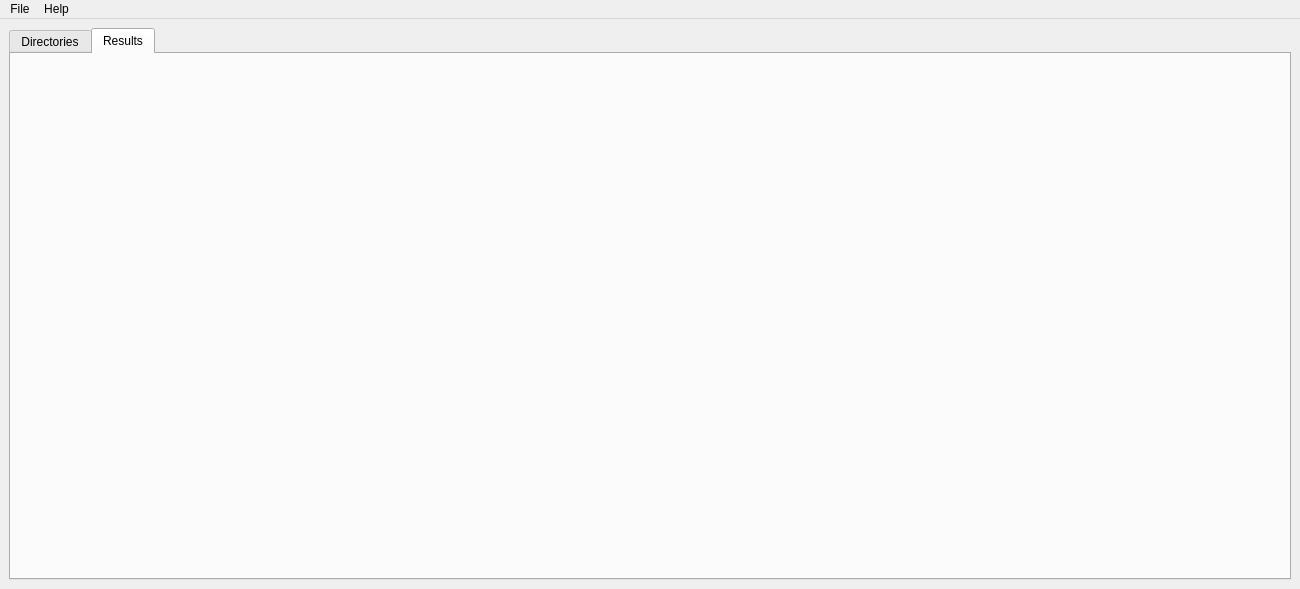
<?xml version="1.0" encoding="UTF-8"?>
<ui version="4.0">
 <class>MainWindow</class>
 <widget class="QMainWindow" name="MainWindow">
  <property name="geometry">
   <rect>
    <x>0</x>
    <y>0</y>
    <width>1300</width>
    <height>589</height>
   </rect>
  </property>
  <property name="minimumSize">
   <size>
    <width>1300</width>
    <height>300</height>
   </size>
  </property>
  <property name="windowTitle">
   <string>MainWindow</string>
  </property>
  <widget class="QWidget" name="centralwidget">
   <layout class="QVBoxLayout" name="verticalLayout_2">
    <item>
     <widget class="QTabWidget" name="main_TabWidget">
      <property name="currentIndex">
       <number>1</number>
      </property>
      <widget class="QWidget" name="directoriesTab">
       <attribute name="title">
        <string>Directories</string>
       </attribute>
       <layout class="QVBoxLayout" name="verticalLayout_3">
        <item>
         <layout class="QVBoxLayout" name="verticalLayout">
          <item>
           <layout class="QHBoxLayout" name="scanType_HorizontalLayout">
            <item>
             <widget class="QLabel" name="scanType_Label">
              <property name="sizePolicy">
               <sizepolicy hsizetype="Preferred" vsizetype="Preferred">
                <horstretch>0</horstretch>
                <verstretch>0</verstretch>
               </sizepolicy>
              </property>
              <property name="font">
               <font>
                <pointsize>15</pointsize>
                <bold>true</bold>
               </font>
              </property>
              <property name="text">
               <string>Scan type:</string>
              </property>
              <property name="alignment">
               <set>Qt::AlignmentFlag::AlignCenter</set>
              </property>
             </widget>
            </item>
            <item>
             <widget class="QComboBox" name="scanType_ComboBox">
              <property name="sizePolicy">
               <sizepolicy hsizetype="Preferred" vsizetype="Fixed">
                <horstretch>0</horstretch>
                <verstretch>0</verstretch>
               </sizepolicy>
              </property>
              <property name="font">
               <font>
                <pointsize>18</pointsize>
                <bold>true</bold>
               </font>
              </property>
              <property name="sizeAdjustPolicy">
               <enum>QComboBox::SizeAdjustPolicy::AdjustToContents</enum>
              </property>
              <property name="frame">
               <bool>true</bool>
              </property>
              <item>
               <property name="text">
                <string>NULL1</string>
               </property>
              </item>
              <item>
               <property name="text">
                <string>NULL2</string>
               </property>
              </item>
             </widget>
            </item>
            <item>
             <spacer name="horizontalSpacer">
              <property name="orientation">
               <enum>Qt::Orientation::Horizontal</enum>
              </property>
              <property name="sizeHint" stdset="0">
               <size>
                <width>40</width>
                <height>20</height>
               </size>
              </property>
             </spacer>
            </item>
           </layout>
          </item>
          <item>
           <widget class="QLabel" name="instructionLabel">
            <property name="text">
             <string>Add at least one directory to scan and press &quot;Start scan&quot;</string>
            </property>
           </widget>
          </item>
          <item>
           <widget class="QPushButton" name="addDirectory_PushButton">
            <property name="text">
             <string>Add directory</string>
            </property>
           </widget>
          </item>
          <item>
           <widget class="QPushButton" name="removeDirectory_PushButton">
            <property name="text">
             <string>Remove directory</string>
            </property>
           </widget>
          </item>
          <item>
           <widget class="QTreeWidget" name="directories_TreeWidget">
            <column>
             <property name="text">
              <string>Path</string>
             </property>
            </column>
           </widget>
          </item>
          <item>
           <spacer name="verticalSpacer">
            <property name="orientation">
             <enum>Qt::Orientation::Vertical</enum>
            </property>
            <property name="sizeHint" stdset="0">
             <size>
              <width>20</width>
              <height>40</height>
             </size>
            </property>
           </spacer>
          </item>
          <item>
           <widget class="QPushButton" name="startScan_PushButton">
            <property name="font">
             <font>
              <pointsize>18</pointsize>
              <bold>true</bold>
             </font>
            </property>
            <property name="text">
             <string>Start scan</string>
            </property>
           </widget>
          </item>
         </layout>
        </item>
       </layout>
      </widget>
      <widget class="ResultsTab" name="resultsTab">
       <attribute name="title">
        <string>Results</string>
       </attribute>
      </widget>
     </widget>
    </item>
   </layout>
  </widget>
  <widget class="QMenuBar" name="menuBar">
   <property name="geometry">
    <rect>
     <x>0</x>
     <y>0</y>
     <width>1300</width>
     <height>17</height>
    </rect>
   </property>
   <widget class="QMenu" name="file_Menu">
    <property name="title">
     <string>File</string>
    </property>
    <addaction name="exportToHtml_Action"/>
    <addaction name="quit_Action"/>
   </widget>
   <widget class="QMenu" name="help_Menu">
    <property name="title">
     <string>Help</string>
    </property>
    <addaction name="aboutDuplicateFileFinder_Action"/>
   </widget>
   <addaction name="file_Menu"/>
   <addaction name="help_Menu"/>
  </widget>
  <action name="exportToHtml_Action">
   <property name="enabled">
    <bool>false</bool>
   </property>
   <property name="text">
    <string>Export to HTML</string>
   </property>
  </action>
  <action name="quit_Action">
   <property name="text">
    <string>Quit</string>
   </property>
   <property name="shortcut">
    <string>Ctrl+Q</string>
   </property>
  </action>
  <action name="aboutDuplicateFileFinder_Action">
   <property name="text">
    <string>About Duplicate file finder</string>
   </property>
  </action>
 </widget>
 <customwidgets>
  <customwidget>
   <class>ResultsTab</class>
   <extends>QWidget</extends>
   <header>frontend/results_tab.h</header>
   <container>1</container>
  </customwidget>
 </customwidgets>
 <resources/>
 <connections/>
</ui>
